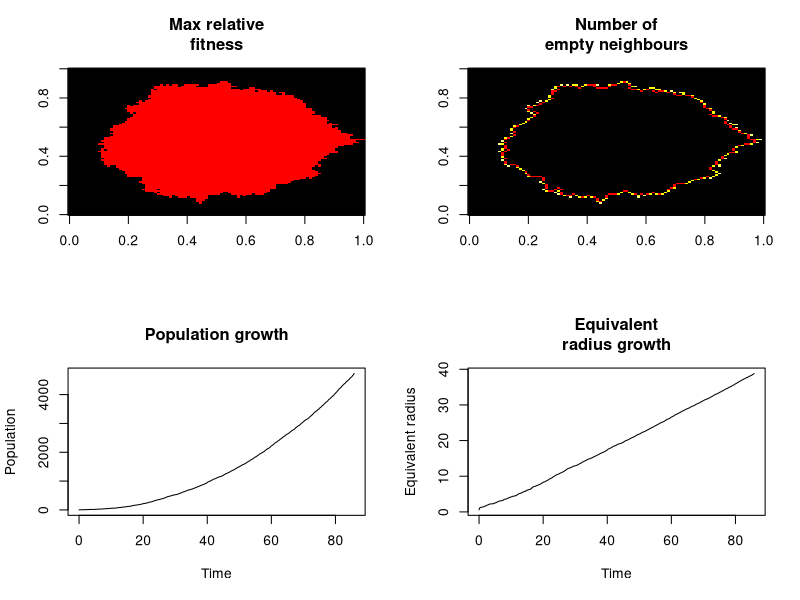

The R script that drew this image:
## ---- chunk 1
################################### 
####### function definitions:
################################### 

# get the neighbourhood of a site:
nhood <- function(x, y, type = "von Neumann") {
  if(type != "Moore" && type != "von Neumann") stop("Neighbourhood type must be either Moore or von Neumann")
  if(type == "Moore") return(list(c(x - 1, y), c(x + 1, y), c(x, y - 1), c(x, y + 1),
                                                   c(x - 1, y - 1), c(x + 1, y + 1), c(x - 1, y + 1), c(x + 1, y - 1)))
  else return(list(c(x - 1, y), c(x + 1, y), c(x, y - 1), c(x, y + 1)))
}

# count the empty spaces in a neighbourhood:
count_spaces <- function(candidate, nhood_type) {
  neighbours <- nhood(candidate[1], candidate[2], nhood_type)
  count <- 0
  return(nhood_size - sum(sign(sapply(neighbours, function(e) sites[e[1], e[2]]))))
}
## ---- chunk 2
################################### 
####### parametrisation:
###################################

grid_width <- 100 # width of the grid
nhood_type <- "von Neumann" # neighbourhood type
set.seed(5) # seed for random number generator (for replicable results)
occupied <- list(c(ceiling(grid_width/2), ceiling(grid_width/2))) # list of initially occupied sites
max_iter <- 1E4 # set a max number of iterations (just in case)
mutation_rate <- 0 # mutation rate per cell division
mutation_effect <- 0 # fitness effect per mutation
## ---- chunk 3
################################### 
####### intialisation:
###################################

# initialise the site states:
sites <- matrix(0, nrow = grid_width, ncol = grid_width)
num_occupied <- length(occupied) # number of occupied sites
for(i in 1:num_occupied) sites[occupied[[i]][1], occupied[[i]][2]] <- 1

# neighbourhood size:
nhood_size <- length(nhood(1, 1, nhood_type))

# initialise the array that maps from grid sites to list entries:
index_map <- matrix(NA, nrow = grid_width, ncol = grid_width)

# initial list of occupied sites that are next to at least one empty site,
# and initial list of how many empty neighbours each has:
num_has_space <- 0
has_space <- list()
how_many_spaces <- list()
for(x in 2:(grid_width - 1)) for(y in 2:(grid_width - 1)) {
  candidate <- c(x, y)
  spaces <- count_spaces(candidate, nhood_type)
  # if not all neighbours are occupied then add the site to the list:
  if(sites[candidate[1], candidate[2]] > 0 && spaces > 0) {
    num_has_space <- num_has_space + 1 # number of sites that have space
    has_space[[num_has_space]] <- candidate # list of sites that have space
    how_many_spaces[[num_has_space]] <- spaces # list of numbers of spaces for the sites that have space
    index_map[candidate[1], candidate[2]] <- num_has_space # map from from grid sites to list entries
  }
}

# initialise the timer and the output dataframe:
timer <- 0
output_df <- data.frame(Time = timer, Population = num_occupied)
################################### 
####### run the model:
################################### 
for(iter in 1:max_iter) {
  # pick a cell to divide:
  candidate <- sample(1:num_has_space, 1, prob = sapply(has_space, function(e) sites[e[1], e[2]]))
  # find the cell's neighbours:
  neighbours <- nhood(has_space[[candidate]][1], has_space[[candidate]][2], nhood_type)
  # randomise the order in which neighbours will be tested:
  test_order <- sample(1:length(neighbours))
  
  # test neighbours one by one:
  num_tested <- 0
  for(i in test_order) {
    # keep count of the number of occupied neighbours (for error checking):
    if(sites[neighbours[[i]][1], neighbours[[i]][2]] > 0) num_tested <- num_tested + 1
    # if the neighbouring site is empty then make it occupied:
    else {
      num_occupied <- num_occupied + 1
      new_site <- neighbours[[i]]
      parent_site <- has_space[[candidate]]
      # mutation:
      if(runif(1) < mutation_rate) sites[new_site[1], new_site[2]] <- (1 + mutation_effect) * sites[parent_site[1], parent_site[2]]
      else sites[new_site[1], new_site[2]] <- sites[parent_site[1], parent_site[2]]
      break
    }
  }
  # error check:
  if(num_tested == length(neighbours)) stop("Site wrongly listed as having space to divide")
  
  # time between events is drawn from an exponential distribution,
  # consistent with the Gillespie algorithm:
  sum_of_rates <- sum(sapply(has_space, function(e) sites[e[1], e[2]]) * unlist(how_many_spaces) / nhood_size)
  timer <- timer + rexp(1, sum_of_rates)
  
  # record the time and the population size:
  output_df <- rbind(output_df, c(timer, num_occupied))
  
  # stop if a cell has reached the edge of the grid:
  if(new_site[1] >= grid_width || new_site[1] <= 1 || new_site[2] >= grid_width || new_site[2] <= 1) break
  
  # update the other lists for the newly occupied site, if it has empty neighbours:
  spaces <- count_spaces(new_site, nhood_type)
  if(spaces > 0) {
    num_has_space <- num_has_space + 1 # number of sites that have space
    has_space[[num_has_space]] <- new_site # list of sites that have space
    how_many_spaces[[num_has_space]] <- spaces # list of numbers of spaces for the sites that have space
    index_map[new_site[1], new_site[2]] <- num_has_space # map from from grid sites to list entries
  }
  
  # update list entries for neighbouring occupied sites:
  neighbours <- nhood(new_site[1], new_site[2], nhood_type)
  for(candidate in neighbours) if(sites[candidate[1], candidate[2]] > 0) {
    index <- index_map[candidate[1], candidate[2]]
    # error check:
    if(is.na(index)) stop("Site wrongly listed in index_map")
    
    # decrement the number of empty spaces neighbouring the site:
    how_many_spaces[[index]] <- how_many_spaces[[index]] - 1
    
    # if there are no neighbouring empty sites then remove the site from the lists:
    if(how_many_spaces[[index]] == 0) {
      has_space[[index]] <- NULL # removes the entry and shifts subsequent entries down one slot
      how_many_spaces[[index]] <- NULL # removes the entry and shifts subsequent entries down one slot
      num_has_space <- num_has_space - 1
      index_map[candidate[1], candidate[2]] <- NA
      index_map[which(index_map > index)] <- index_map[which(index_map > index)] - 1 # because entries have shifted by one slot
    }
  }
}
## ---- chunk 4
################################### 
####### plot the results:
################################### 

# par(mar=c(2,2,2,2)) 
par(mfrow = c(2, 2))

# plot the occupied sites,
# after changing the value assigned to empty sites (for clearer plotting):
num_types <- length(unique(as.numeric(sites))) # number of unique fitness values
sites_for_plot <- sites
if(num_types > 2) sites_for_plot[which(sites_for_plot == 0)] <- min(sites[which(sites > 0)]) - (max(sites) - min(sites[which(sites > 0)])) / 3
image(sites_for_plot, main = "Max relative\nfitness", col = c("black", heat.colors(num_types - 1)))

# plot the numbers of empty neighbours:
space_grid <- matrix(0, nrow = grid_width, ncol = grid_width)
for(x in 1:grid_width) for(y in 1:grid_width) {
  index <- index_map[x, y]
  if(!is.na(index)) space_grid[x, y] <- how_many_spaces[[index]]
}
image(space_grid, main = "Number of\nempty neighbours", col = c("black", heat.colors(nhood_size)))

# plot the growth curves of population and equivalent radius:
plot(Population ~ Time, data = output_df, type = "l", main = "Population growth")
plot(sqrt(Population / pi) ~ Time, data = output_df, type = "l", ylab = "Equivalent radius", main = "Equivalent\nradius growth")
